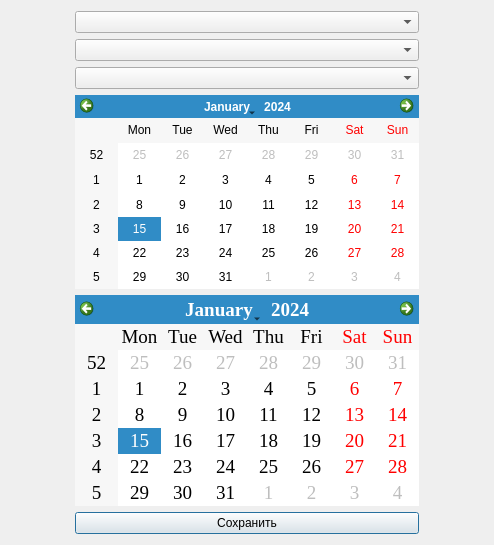
<?xml version="1.0" encoding="UTF-8"?>
<ui version="4.0">
 <class>OrderDialog</class>
 <widget class="QDialog" name="OrderDialog">
  <property name="geometry">
   <rect>
    <x>0</x>
    <y>0</y>
    <width>494</width>
    <height>545</height>
   </rect>
  </property>
  <property name="windowTitle">
   <string>Заказ</string>
  </property>
  <property name="windowIcon">
   <iconset>
    <normaloff>../../../../../../../time/import/Icon.JPG</normaloff>../../../../../../../time/import/Icon.JPG</iconset>
  </property>
  <layout class="QGridLayout" name="gridLayout">
   <item row="5" column="1">
    <widget class="QCalendarWidget" name="Date"/>
   </item>
   <item row="5" column="0">
    <spacer name="horizontalSpacer">
     <property name="orientation">
      <enum>Qt::Horizontal</enum>
     </property>
     <property name="sizeHint" stdset="0">
      <size>
       <width>40</width>
       <height>20</height>
      </size>
     </property>
    </spacer>
   </item>
   <item row="2" column="1">
    <widget class="QComboBox" name="comboBoxArticle"/>
   </item>
   <item row="5" column="3">
    <spacer name="horizontalSpacer_2">
     <property name="orientation">
      <enum>Qt::Horizontal</enum>
     </property>
     <property name="sizeHint" stdset="0">
      <size>
       <width>40</width>
       <height>20</height>
      </size>
     </property>
    </spacer>
   </item>
   <item row="6" column="1">
    <widget class="QCalendarWidget" name="DateDelivery">
     <property name="font">
      <font>
       <family>Times New Roman</family>
       <pointsize>14</pointsize>
       <weight>50</weight>
       <bold>false</bold>
      </font>
     </property>
    </widget>
   </item>
   <item row="4" column="1">
    <widget class="QComboBox" name="comboBoxLocation"/>
   </item>
   <item row="3" column="1">
    <widget class="QComboBox" name="comboBoxStatus"/>
   </item>
   <item row="7" column="1">
    <widget class="QPushButton" name="Save">
     <property name="text">
      <string>Сохранить</string>
     </property>
    </widget>
   </item>
  </layout>
 </widget>
 <resources/>
 <connections/>
</ui>
